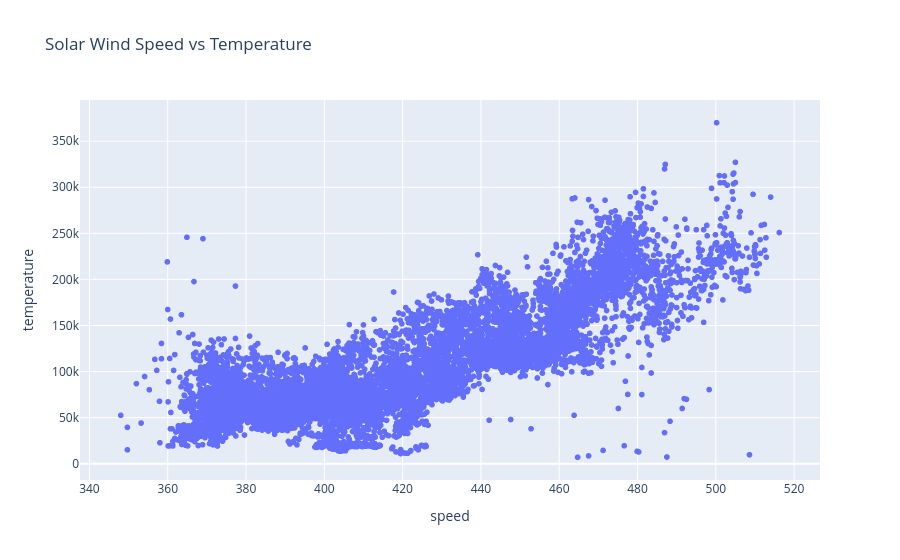

Notebook code cell kept with this figure:
### Markdown cell above
Merged Solar Wind and IMF analysis showed that
solar wind speed, density, and temperature have
little relationship with Bz orientation.

The strongest relationship observed was between
speed and temperature (0.81).

This suggests that plasma properties and magnetic
field orientation should be analyzed separately
when assessing space weather conditions.

### Code cell
import plotly.express as px

fig = px.scatter(
    merged_df,
    x="speed",
    y="temperature",
    title="Solar Wind Speed vs Temperature"
)

fig

### Figure 1 — Plotly figure (JSON) as saved in the notebook; plotly's stock layout.template omitted (floating-point values rounded to 4 significant figures; data arrays with more than 128 entries replaced by an {"elided": "..."} marker saying what was removed)
{"data": [{"hovertemplate": "speed=%{x}<br>temperature=%{y}<extra></extra>", "legendgroup": "", "marker": {"color": "#636efa", "symbol": "circle"}, "mode": "markers", "name": "", "showlegend": false, "type": "scattergl", "x": {"elided": "9622 float values"}, "xaxis": "x", "y": {"elided": "9622 int values"}, "yaxis": "y"}], "layout": {"legend": {"tracegroupgap": 0}, "title": {"text": "Solar Wind Speed vs Temperature"}, "xaxis": {"anchor": "y", "domain": [0, 1], "title": {"text": "speed"}}, "yaxis": {"anchor": "x", "domain": [0, 1], "title": {"text": "temperature"}}}}
